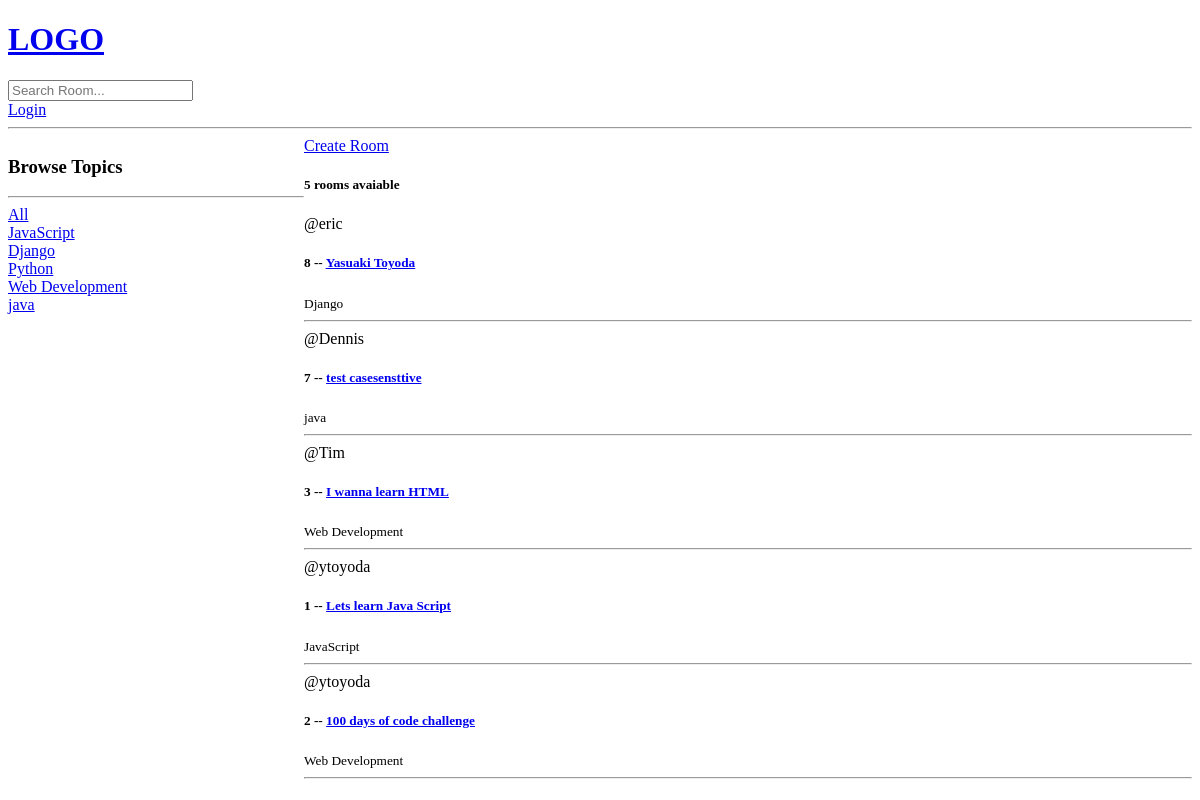
Before: / with the older database file.
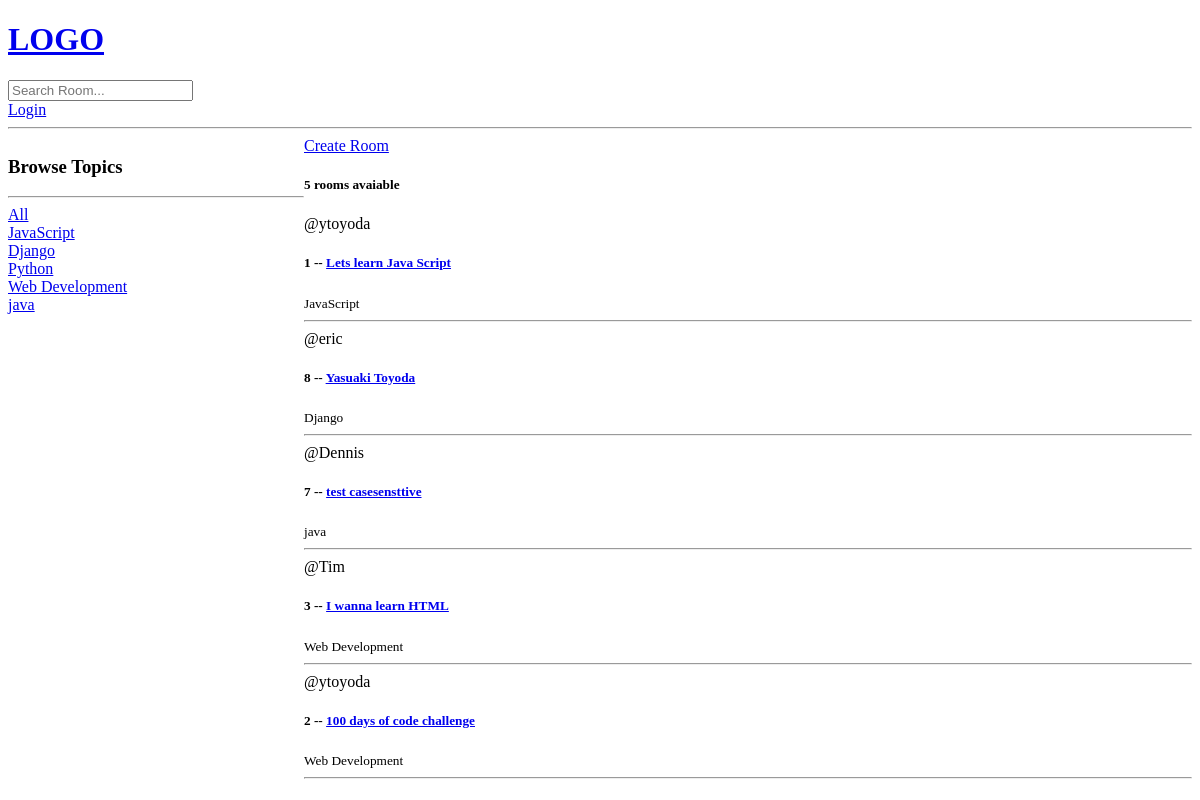
After: the same page with the newer database file.
### base/models.py (models this page shows, shortened)
class Topic(models.Model):
    name = models.CharField(max_length=200)

class Room(models.Model):
    host = models.ForeignKey(User, on_delete=models.SET_NULL, null=True)
    topic = models.ForeignKey(Topic, on_delete=models.SET_NULL, null=True)
    name = models.CharField(max_length=200)
    description = models.TextField(null=True, blank=True)
    participants = models.ManyToManyField(User, related_name='participants', blank=True)
    updated = models.DateTimeField(auto_now=True)
    created = models.DateTimeField(auto_now_add=True)
    class Meta:
        ordering = ['-updated', '-created']

### base/views.py (the view)
# urls.py: path("", views.home, name="home"),
def home(request):
    q = request.GET.get('q') if request.GET.get('q') != None else ''
    rooms = Room.objects.filter(
        Q(topic__name__icontains=q) |
        Q(name__icontains=q) |
        Q(description__icontains=q)
    )
    topics = Topic.objects.all()
    context = {'rooms': rooms, 'topics': topics}
    return render(request, "base/home.html", context)

### base/templates/base/home.html (shortened to what this page needs)
{% extends 'main.html' %} {% block content %}
<div class="home-container">
  <div>
    <h3>Browse Topics</h3>
    <hr>
    <div>
      <a href="{% url 'base:home' %}">All</a>
    </div>
    {% for topic in topics %}
    <div>
      <a href="{% url 'base:home' %}?q={{topic.name}}">{{topic.name}}</a>
    </div>
    {% endfor %}
  </div>
  <div>
    <a href="{% url 'base:create-room' %}">Create Room</a>
    <div>
      <h5>{{rooms.count}} room{{rooms.count|pluralize}} avaiable</h5>
      {% for room in rooms %}
      <div>
        <span>@{{room.host.username}}</span>
        <h5>{{room.id}} -- <a href="{% url 'base:room' pk=room.id %}">{{room.name}}</a></h5>
        <small>{{room.topic.name}}</small>
        <hr>
      </div>
      {% endfor %}
    </div>
  </div>
</div>
{% endblock %}

Changed rows visible on the page:
changed Room "Lets learn Java Script": moves up the list
